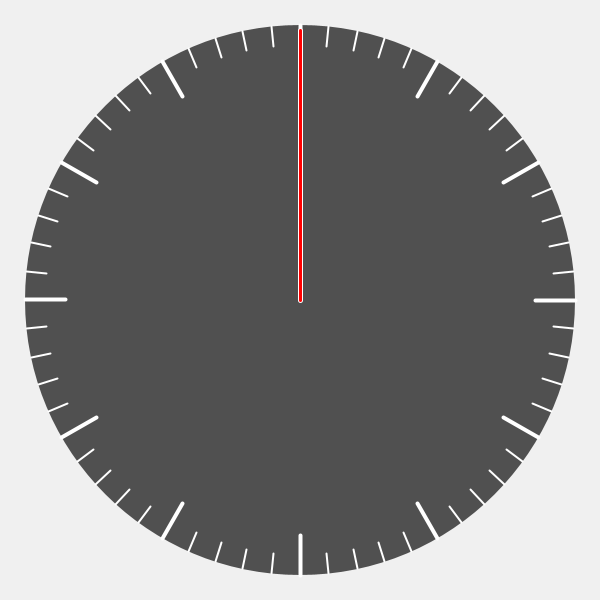
Frame 1 (no input)
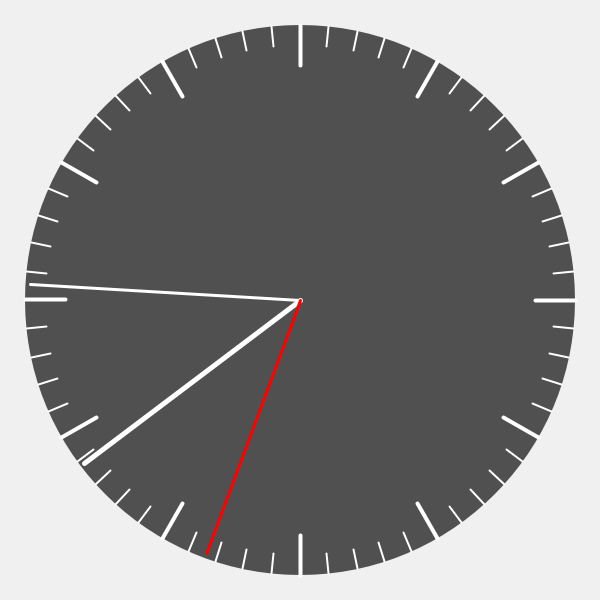
Frame 60 (the mouse pressed at the canvas centre just before this capture)
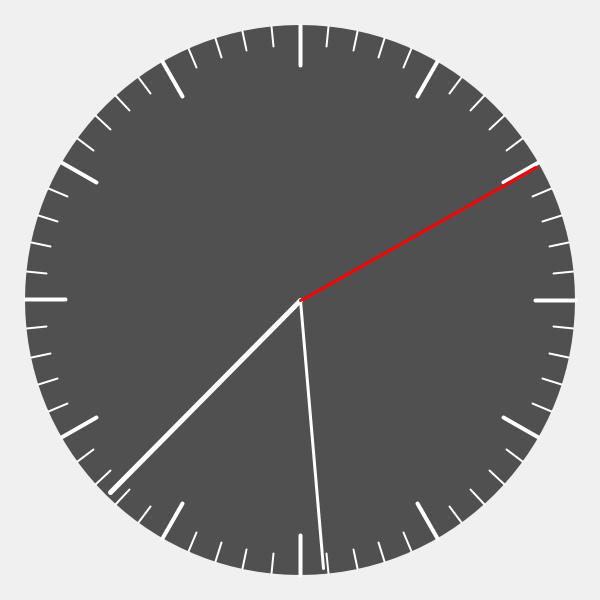
Frame 120 (the mouse held since frame 60 and released just before this capture)

The Processing sketch that drew these frames (run headless with seeded random() and noise(); from frame 60 on, the mouse is pressed at the canvas centre):

// Processing sketch: Speedo_clock
// ── Speedo_clock.pde
boolean followMouse = false;
boolean resizeToCanvas = false;
float spedTimeScale = -1000;

float totalSeconds;

float h; //0-12
float hw = 5; //Hour hand width
float m; //0-60
float mw = 3; //Minute hand width
float s; //0-60
float sw = 3; //Second hand width

PVector pos = new PVector(300, 300);
float radius = 275;

float timeScale = 1;

float smallStripeLength = 20;
float smallStripeWidth = 2;
float largeStripeLength = 40;
float largeStripeWidth = 4;

void setup() {
  size(600, 600);
  frameRate(60);
  totalSeconds = random(60*60*12);
}

void draw() {
  noStroke();
  background(240);
  if (followMouse){
    pos = new PVector(mouseX, mouseY);
  }
  if (resizeToCanvas) {
    radius = min(mouseX, width-mouseX, min(mouseY, height-mouseY));
  }
  
  fill(80);
  //Drawing back circle
  circle(pos.x, pos.y, radius*2);
  drawIndicators();
  drawHands();
  setTime();
}

void setTime() {
  totalSeconds += (1 * timeScale)/60;
  h = (totalSeconds/3600)%60;
  m = (totalSeconds/60)%60;
  s = totalSeconds%60;
}

void drawHands() {
  //Hours
  stroke(255);
  strokeWeight(hw);  
  line(pos.x, pos.y, pos.x + cos(h/6*PI - 0.5*PI)*(radius-5), pos.y + sin(h/6*PI - 0.5*PI)*(radius-5));
  //Minutes
  stroke(255);
  strokeWeight(mw);  
  line(pos.x, pos.y, pos.x + cos(m/30*PI - 0.5*PI)*(radius-5), pos.y + sin(m/30*PI - 0.5*PI)*(radius-5));
  //Seconds
  stroke(255, 0, 0);
  strokeWeight(sw);  
  line(pos.x, pos.y, pos.x + cos(s/30*PI - 0.5*PI)*(radius-5), pos.y + sin(s/30*PI - 0.5*PI)*(radius-5));
}

void drawIndicators() {
  stroke(255);
  //Drawing large indicators for hours
  strokeWeight(largeStripeWidth);
  for (float i = 0; i < 12; i++) {
    line(pos.x + cos(i/6*PI)*(radius-largeStripeLength), pos.y + sin(i/6*PI)*(radius-largeStripeLength), pos.x + cos(i/6*PI)*radius, pos.y + sin(i/6*PI)*radius);
  }
  //Drawing small indicators for minutes
  strokeWeight(smallStripeWidth);
  for (float i = 0; i < 60; i++) {
    line(pos.x + cos(i/30*PI)*(radius-smallStripeLength), pos.y + sin(i/30*PI)*(radius-smallStripeLength), pos.x + cos(i/30*PI)*radius, pos.y + sin(i/30*PI)*radius);
  }
}

void mousePressed () {
  timeScale = spedTimeScale;
}

void mouseReleased () {
  timeScale = 1;
}
